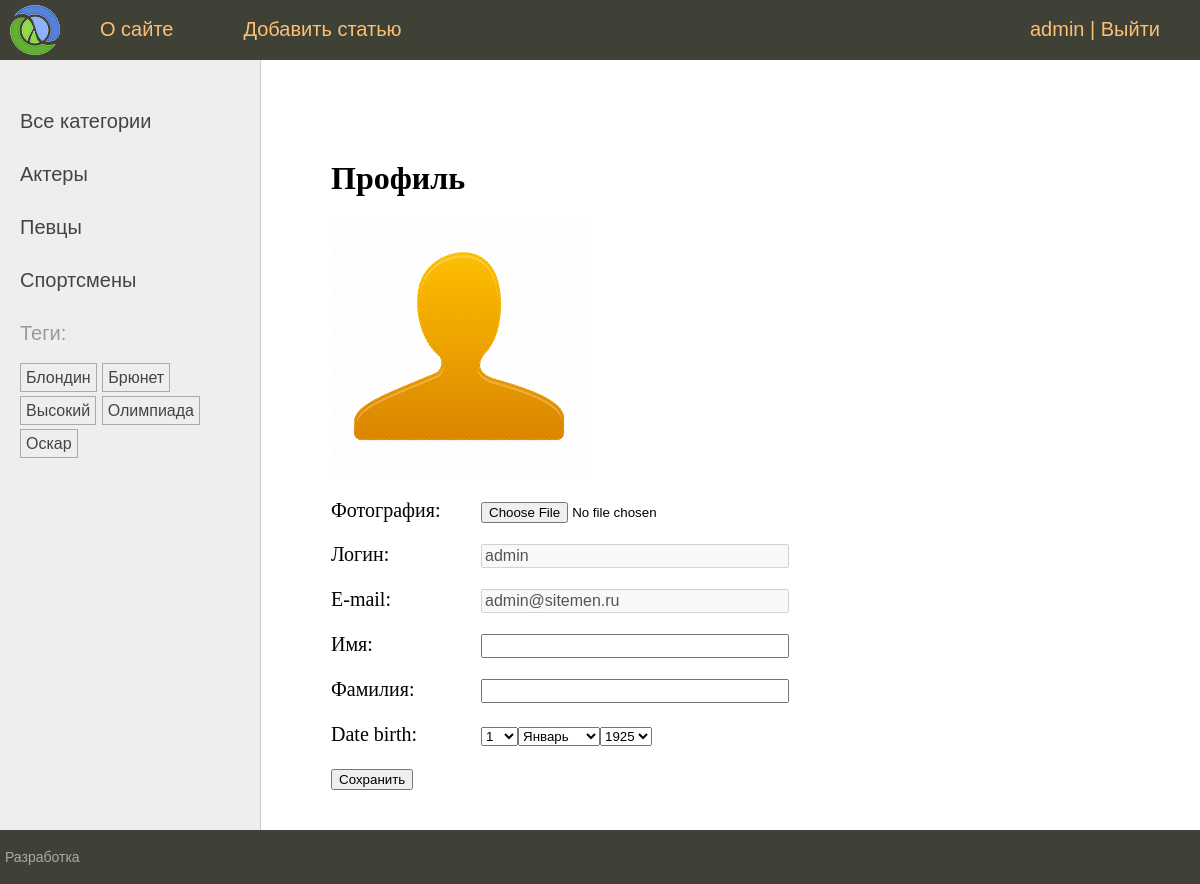
/users/profile/ (signed in), run on the app's committed database.
### users/models.py (models this page shows)
class User(AbstractUser):
    photo = models.ImageField(upload_to='users/%Y/%m/%d/', blank=True, null=True, verbose_name="Фотография")
    date_birth = models.DateTimeField(blank=True, null=True, verbose_name="Дата рождения")

### men/models.py (models this page shows, shortened)
class Category(models.Model):
    name = models.CharField(max_length=100, db_index=True, verbose_name="Категория")
    slug = models.SlugField(max_length=255, unique=True, db_index=True)
    class Meta:
        verbose_name = "Категория"
        verbose_name_plural = "Категории"
    def get_absolute_url(self):
        return reverse('category', kwargs={'cat_slug': self.slug})

class TagPost(models.Model):
    tag = models.CharField(max_length=100, db_index=True)
    slug = models.SlugField(max_length=255, unique=True, db_index=True)
    def get_absolute_url(self):
        return reverse('tag', kwargs={'tag_slug': self.slug})

### users/views.py (the view, shortened to what this page needs)
# urls.py: path('profile/', views.ProfileUser.as_view(), name='profile'),
class ProfileUser(LoginRequiredMixin, UpdateView):
    model = get_user_model()
    form_class = ProfileUserForm
    template_name = 'users/profile.html'
    extra_context = {'title': 'Профиль пользователя', 'default_image': settings.DEFAULT_USER_IMAGE,}
    def get_object(self, queryset=None):
        return self.request.user

### users/forms.py
class ProfileUserForm(forms.ModelForm):
    username = forms.CharField(disabled=True, label='Логин', widget=forms.TextInput(attrs={'class': 'form-input'}))
    email = forms.CharField(disabled=True, label='E-mail', widget=forms.TextInput(attrs={'class': 'form-input'}))
    this_year = datetime.date.today().year
    date_birth = forms.DateField(widget=forms.SelectDateWidget(years=tuple(range(this_year-100, this_year-5))))
    class Meta:
        model = get_user_model()
        fields = ['photo', 'username', 'email', 'first_name', 'last_name', 'date_birth']
        labels = {
            'first_name': 'Имя',
            'last_name': 'Фамилия',
        }
        widgets = {
            'first_name': forms.TextInput(attrs={'class': 'form-input'}),
            'last_name': forms.TextInput(attrs={'class': 'form-input'})
        }

### men/templatetags/men_tags.py (called while the page is built)
@register.inclusion_tag('men/list_categories.html')
def show_categories(cat_selected=0):
    cats = Category.objects.annotate(total=Count("posts")).filter(total__gt=0)
    return {'cats': cats, 'cat_selected': cat_selected}

@register.inclusion_tag('men/list_tags.html')
def show_all_tags():
    return {'tags': TagPost.objects.annotate(total=Count("tags")).filter(total__gt=0)}

### users/context_processors.py (called while the page is built)
def get_men_context(request):
    return {'mainmenu': menu}

### users/templates/users/profile.html (shortened to what this page needs)
{% extends 'base.html' %}
{% block content %}
<h1>Профиль</h1>
<form method="post" enctype="multipart/form-data">
    {% if user.photo %}
    <p><img src="{{ user.photo.url }}"></p>
    {% else %}
    <p><img src="{{ default_image }}"></p>
    {% endif %}
    {% for f in form %}
    <p><label class="form-label" for="{{ f.id_for_label }}">{{f.label}}: </label>{{ f }}</p>
    {% endfor %}
    <p><button type="submit">Сохранить</button></p>
</form>
{% endblock %}

### templates/base.html (shortened to what this page needs)
{% load static %}
{% load men_tags %}
<!DOCTYPE html>
<html>
<head>
	<link type="text/css" href="{% static 'men/css/styles.css' %}" rel="stylesheet" />
</head>
<body>
<table class="table-page" border=0 cellpadding="0" cellspacing="0">
<tr><td valign=top>
{% block mainmenu %}
		<div class="header">
			<ul id="mainmenu" class="mainmenu">
			<li class="logo"><a href="{% url 'home' %}"><div class="logo"></div></a></li>
{% for m in mainmenu %}
	<li><a href="{% url m.url_name %}">{{m.title}}</a></li>
{% endfor %}
{% if user.is_authenticated %}
	<form id="logoutForm" method="post" action="{% url 'users:logout' %}">
		<li class="last"><a href="{% url 'users:profile' %}">{{ user.username }}</a> | <a href="#" onclick="document.getElementById('logoutForm').submit(); return false;">Выйти</a></li>
	</form>
{% else %}
	<li class="last"><a href="{% url 'users:login' %}">Войти</a> | <a href="{% url 'users:register' %}">Регистрация</a></li>
{% endif %}
			</ul>
		</div>
{% endblock mainmenu %}
<table class="table-content" border=0 cellpadding="0" cellspacing="0">
<tr>
	<td valign="top" class="left-chapters">
	<ul id="leftchapters">
		{% if cat_selected == 0 %}
		<li class="selected">Все категории</li>
		{% else %}
		<li><a href="{% url 'home' %}">Все категории</a></li>
		{% endif %}
		{% show_categories cat_selected %}
		<li>{% show_all_tags %}</li>
	</ul>
</td>
<td valign="top" class="content">
	<div class="content-text">
{% block content %}
{% endblock %}
	</div>
</td></tr></table>
</td></tr>
<tr><td valign=top>
	<div id="footer">
		<p>Разработка</p>
	</div>
</td></tr></table>
</body>
</html>

### men/templates/men/list_categories.html
{% for cat in cats %}
{% if cat.id == cat_selected %}
<li class="selected">{{cat.name}}</li>
{% else %}
<li><a href="{{ cat.get_absolute_url }}">{{cat.name}}</a></li>
{% endif %}
{% endfor %}

### men/templates/men/list_tags.html
{% if tags %}
<p>Теги:</p>
<ul class="tags-list">
    {% for t in tags %}
    <li><a href="{{t.get_absolute_url}}">{{t.tag}}</a></li>
    {% endfor %}
</ul>
{% endif %}

### men/static/men/css/styles.css (style rules this page uses)
html, body { font-family: 'Arial'; margin: 0; padding: 0; height: 100%; width: 100%; color: #444; }
a { color: #0059b2; text-decoration: none; }
img { max-width: 600px; height: auto; }
.table-page { width: 100%; height: 100%; vertical-align: top; }
.table-page tr { height: 100%; }
.header { background: #3F4137; height: 60px; }
.logo { background: url('../images/logo.png') no-repeat 10px 5px; width: 70px; height: 60px; }
ul.mainmenu { list-style: none; margin: 0; padding: 0; height: 60px; color: #fdc073; font-size: 20px; overflow: hidden; }
ul.mainmenu li { float: left; margin: 18px 40px 0 30px; }
ul.mainmenu li.logo { margin: 0; }
ul.mainmenu li.last { float: right; }
ul.mainmenu li a { color: #fdc073; text-decoration: none; }
.table-content { width: 100%; min-height: 100%; height: 100%; }
.left-chapters { margin: 0; background: #eee; border-right: 1px solid #ccc; }
.left-chapters ul { width: 230px; margin: 0; padding: 20px 10px 10px 20px; list-style: none; font-size: 20px; }
.left-chapters ul li { margin: 30px 0 0 0; color: #999; }
.left-chapters ul li a { color: #444; text-decoration: none; }
ul.tags-list { width: 100%; margin: 0; padding: 0; list-style: none; }
ul.tags-list li { margin: 0; padding: 0 0 10px; display: inline-block; }
ul.tags-list li a { padding: 5px; font-size: 16px; border: 1px solid #aaa; }
.content { padding: 40px 20px 20px 40px; width: 100%; box-sizing: border-box; }
.content-text { margin: 60px 0 0 30px; color: #000; font-size: 20px; font-family: Yandex Sans Display Light; }
.content-text h1 { font-size: 32px; }
#footer { box-sizing: border-box; background: #3F4137; padding: 5px; color: #aaa; font-size: 14px; font-family: Verdana, Geneva, Arial, Helvetica; text-align: left; overflow: hidden; }
.form-input { width: 300px; font-size: 16px; }
.form-label { display: inline-block; min-width: 150px; vertical-align: top; }

### data on the page
User: username "admin", form "admin" "admin@sitemen.ru"
Category: name "Актеры"
Category: name "Певцы"
Category: name "Спортсмены"
TagPost: tag "Блондин"
TagPost: tag "Брюнет"
TagPost: tag "Высокий"
TagPost: tag "Олимпиада"
TagPost: tag "Оскар"

### other printed values
{{ m.title }} "О сайте" "Добавить статью"
{{ f.label }} "Фотография" "Логин" "E-mail" "Имя" "Фамилия" "Date birth"
